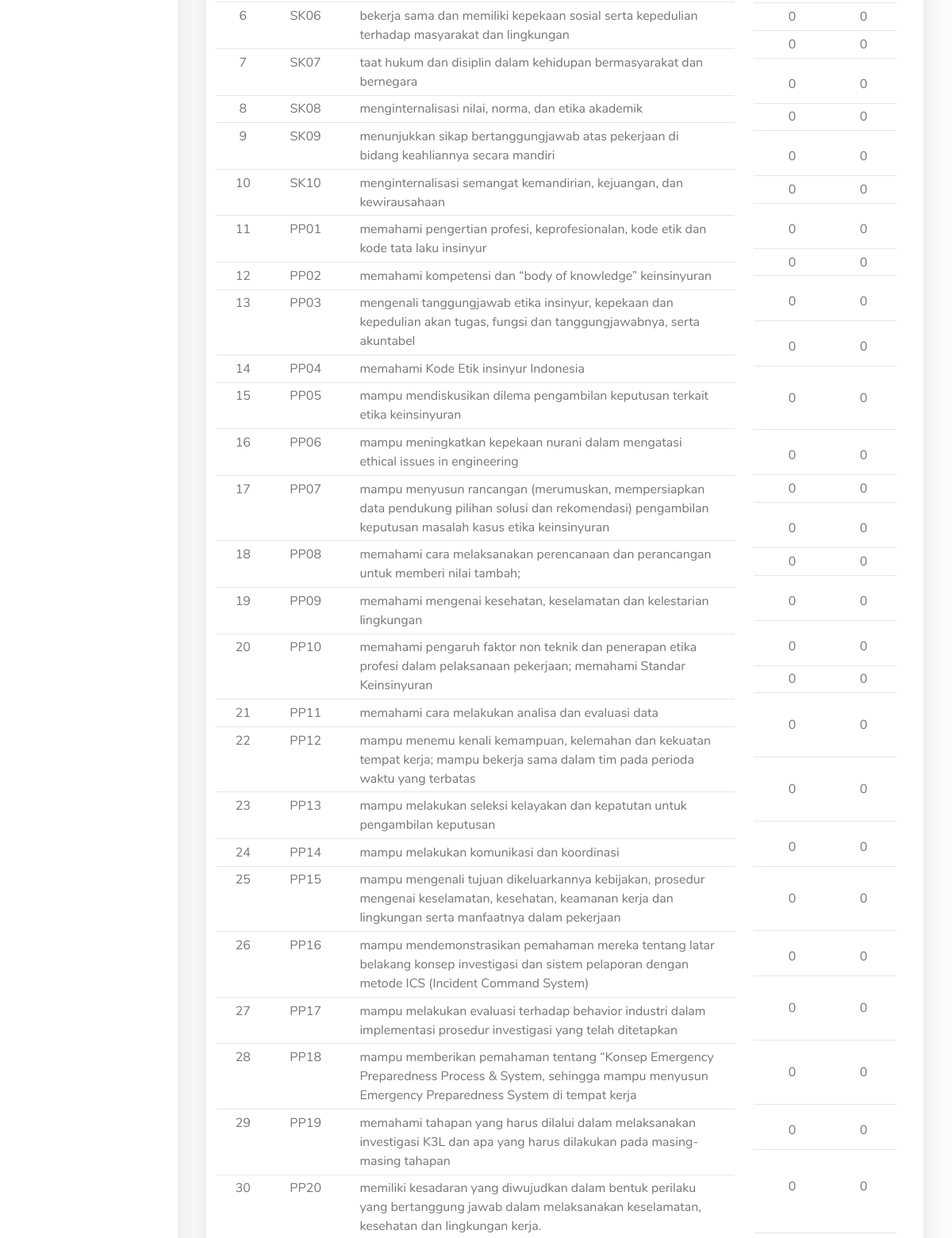
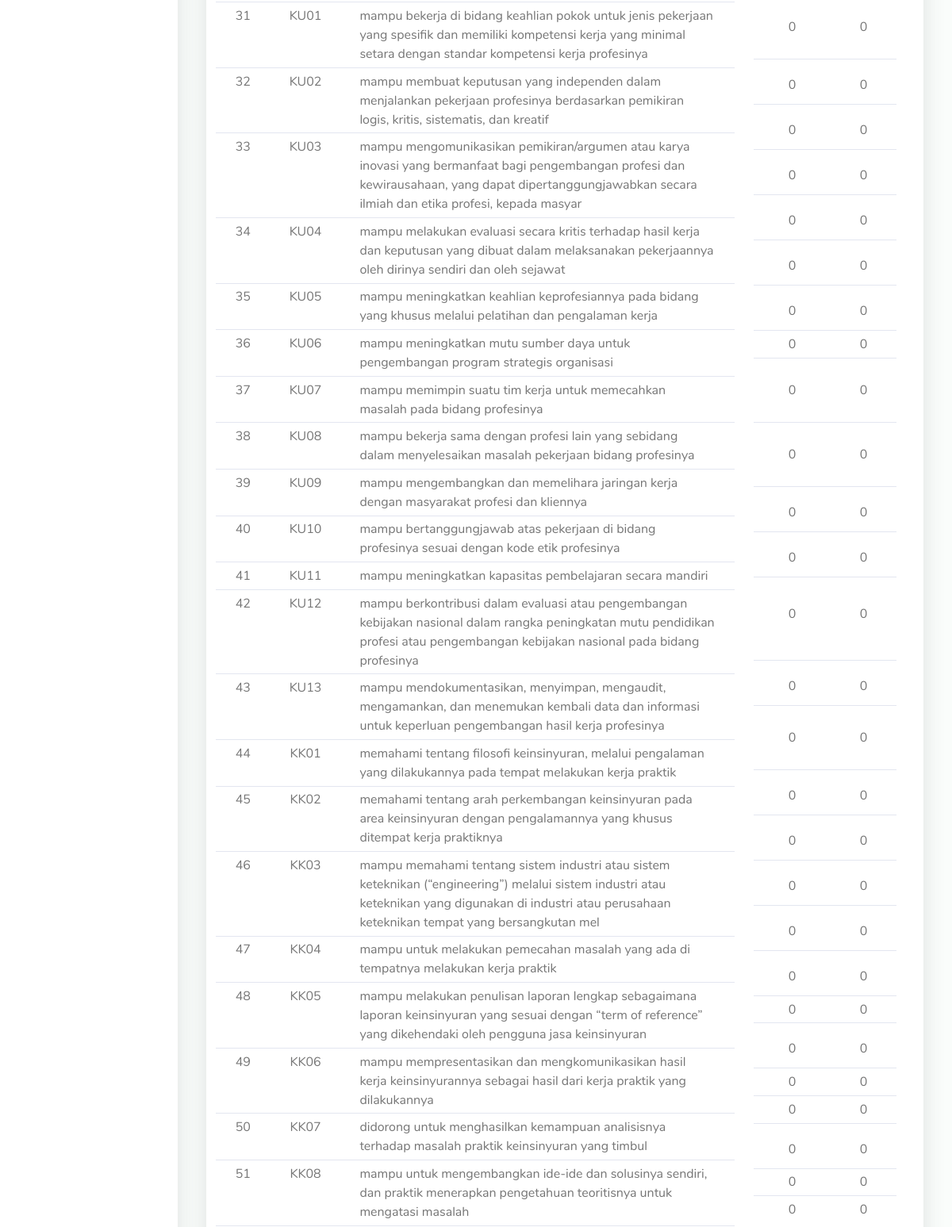
Before: /mahasiswa/index.php?page=totalKompetensi (signed in, middle part) with the older database file (2 pictures, top to bottom).
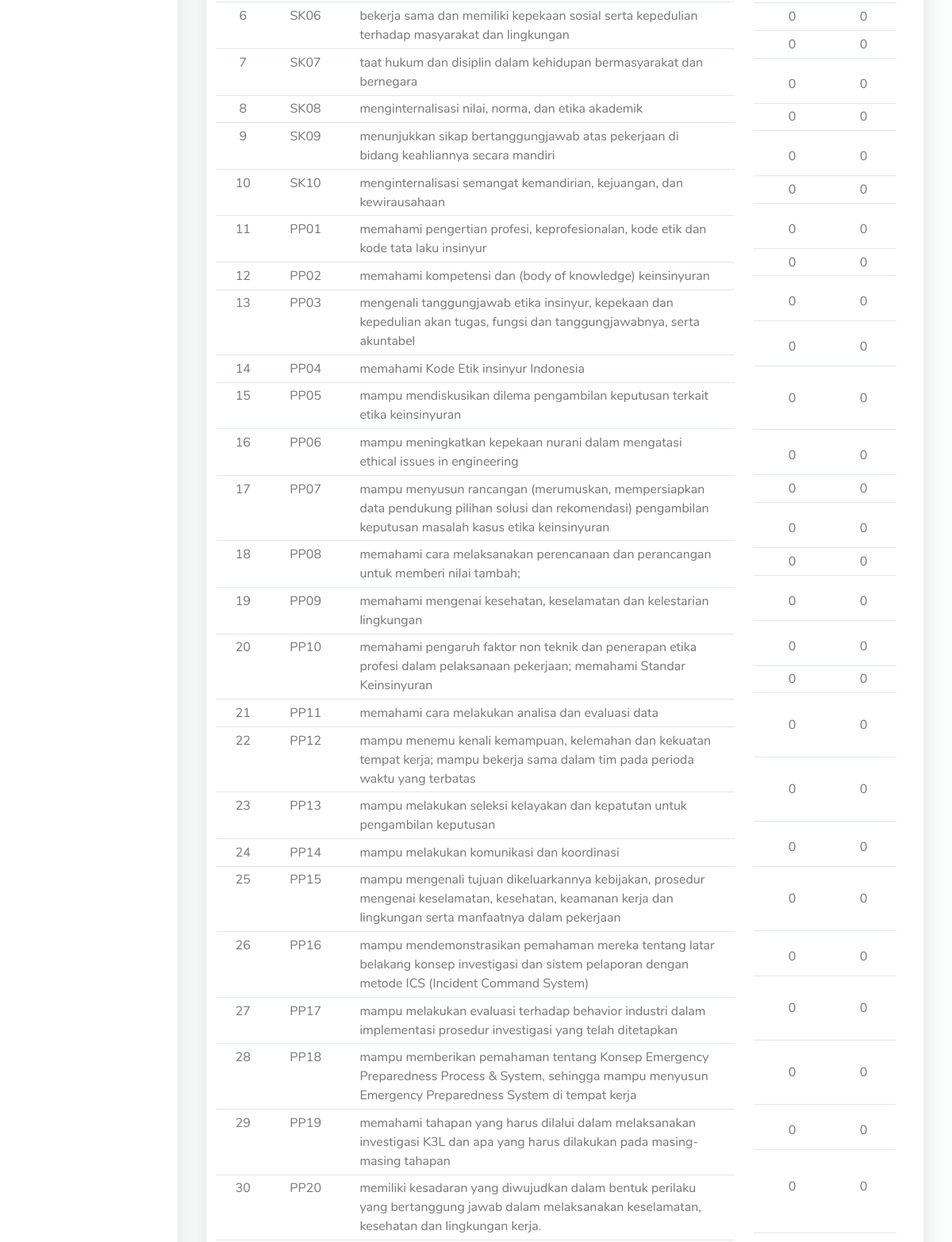
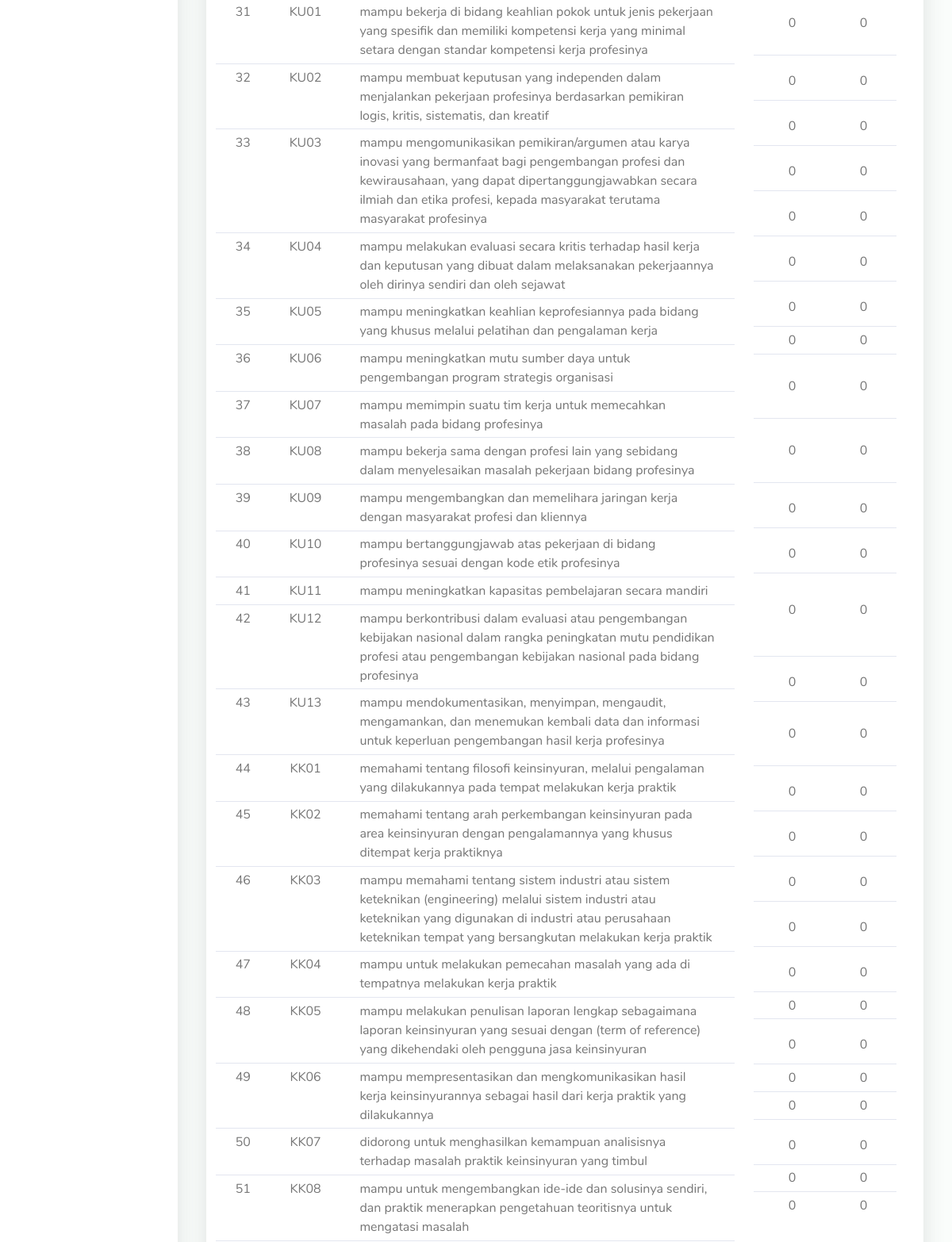
After: the same page with the newer database file (2 pictures, top to bottom).
### tables this page shows
CREATE TABLE `konversi_cpl` (
  `id` int(11) NOT NULL,
  `kodeHasil` int(11) DEFAULT NULL,
  `kodeKompetensi` varchar(20) NOT NULL,
  `kode` varchar(190) NOT NULL,
  `keterangan` varchar(255) NOT NULL,
  `konversi_cpl` int(190) NOT NULL
);

### mahasiswa/totalKompetensi.php (the view, shortened to what the changed rows need)
<?php
include "koneksi.php";
?>
<div class="container-fluid" id="container-wrapper">
      <div class="col-lg-12">
        <div class="card mb-4">
          <div class="">
            <div class="col-md-9" style="float: left;">
              <table class="table table-hover table-sm" id="">
                <tbody>
                  <?php
                  $no = 1;
                  $data = mysqli_query($connect, "SELECT * FROM konversi_cpl");
                  while($d = mysqli_fetch_array($data)){
                    ?>
                    <tr>
                      <td class="text-center"><?php echo $no++; ?></td>
                      <td class="text-center"><?php echo $d['kode']; ?></td>
                      <td><?php echo $d['keterangan']; ?></td>
                    </tr>
                  <?php } ?>
                </tbody>
              </table>
            </div>
          </div>
        </div>
      </div>

Changed rows visible on the page:
changed konversi_cpl "PP02": keterangan "memahami kompetensi dan “body of knowledge” keinsinyuran" → "memahami kompetensi dan (body of knowledge) keinsinyuran"
changed konversi_cpl "PP18": keterangan "mampu memberikan pemahaman tentang “Konsep Emergency Preparedness Process & System, sehingga mampu menyusun Emergency Preparedness System di tempat kerja" → "mampu memberikan pemahaman tentang Konsep Emergency Preparedness Process & System, sehingga mampu menyusun Emergency Preparedness System di tempat kerja"
changed konversi_cpl "KU03": keterangan "…dan etika profesi, kepada masyar" → "…dan etika profesi, kepada masyarakat terutama masyarakat profesinya"
changed konversi_cpl "KK03": keterangan "…industri atau sistem keteknikan (“engineering”) melalui sistem industri atau keteknikan yang digunakan di industri atau perusahaan keteknikan tempat yang bersangkutan mel" → "…industri atau sistem keteknikan (engineering) melalui sistem industri atau keteknikan yang digunakan di industri atau perusahaan keteknikan tempat yang bersangkutan melakukan kerja praktik"
changed konversi_cpl "KK05": keterangan "…keinsinyuran yang sesuai dengan “term of reference” yang dikehendaki oleh pengguna…" → "…keinsinyuran yang sesuai dengan (term of reference) yang dikehendaki oleh pengguna…"
